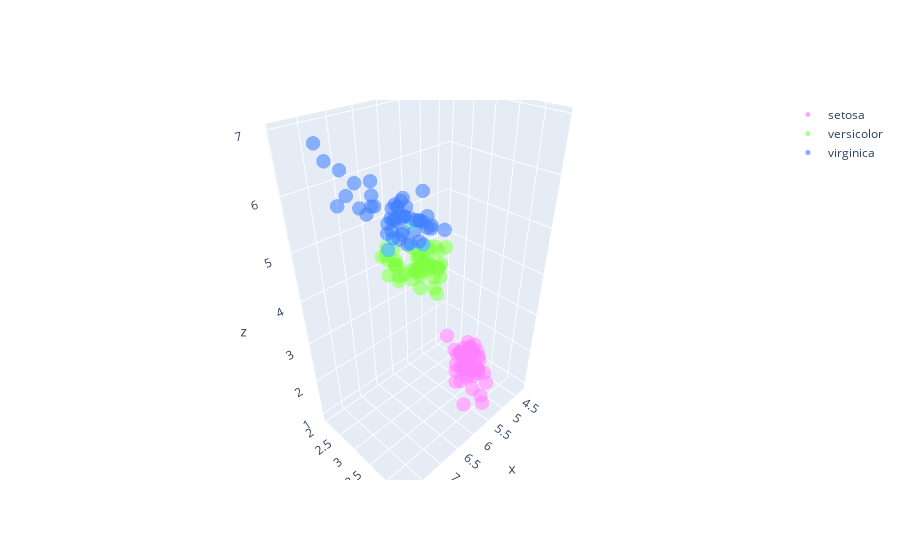

Notebook cell for this chart:
### Code cell
# Iris-setosa
trace_setosa = go.Scatter3d(
                        x = i_setosa['Sepal.Length'],
                        y = i_setosa['Sepal.Width'],
                        z = i_setosa['Petal.Length'],
                        mode = 'markers',
                        opacity = 0.7,
                        name = "setosa",
                        marker = dict(
                                    size = 5,
                                    color = 'rgba(255,102, 255,0.8)'
                        )
)

# Iris-versicolor
trace_versicolor = go.Scatter3d(
                        x = i_versicolor['Sepal.Length'],
                        y = i_versicolor['Sepal.Width'],
                        z = i_versicolor['Petal.Length'],
                        mode = 'markers',
                        opacity = 0.7,
                        name = "versicolor",
                        marker = dict(
                                    size = 5,
                                    color = 'rgba(102, 255, 51, 0.8)'
                        )
)

# Iris-virginica
trace_virginica = go.Scatter3d(
                        x = i_virginica['Sepal.Length'],
                        y = i_virginica['Sepal.Width'],
                        z = i_virginica['Petal.Length'],
                        mode = 'markers',
                        opacity = 0.7,
                        name = "virginica",
                        marker = dict(
                                    size = 5,
                                    color = 'rgba(51, 102, 255, 0.8)'
                        )
)

list_3d = [trace_setosa, trace_versicolor, trace_virginica]

fig_3d = go.Figure(data = list_3d)
iplot(fig_3d)

### Figure 1 — Plotly figure (JSON) as saved in the notebook; plotly's stock layout.template omitted (floating-point values rounded to 4 significant figures)
{"data": [{"marker": {"color": "rgba(255,102, 255,0.8)", "size": 5}, "mode": "markers", "name": "setosa", "opacity": 0.7, "type": "scatter3d", "x": [5.1, 4.9, 4.7, 4.6, 5, 5.4, 4.6, 5, 4.4, 4.9, 5.4, 4.8, 4.8, 4.3, 5.8, 5.7, 5.4, 5.1, 5.7, 5.1, 5.4, 5.1, 4.6, 5.1, 4.8, 5, 5, 5.2, 5.2, 4.7, 4.8, 5.4, 5.2, 5.5, 4.9, 5, 5.5, 4.9, 4.4, 5.1, 5, 4.5, 4.4, 5, 5.1, 4.8, 5.1, 4.6, 5.3, 5], "y": [3.5, 3, 3.2, 3.1, 3.6, 3.9, 3.4, 3.4, 2.9, 3.1, 3.7, 3.4, 3, 3, 4, 4.4, 3.9, 3.5, 3.8, 3.8, 3.4, 3.7, 3.6, 3.3, 3.4, 3, 3.4, 3.5, 3.4, 3.2, 3.1, 3.4, 4.1, 4.2, 3.1, 3.2, 3.5, 3.6, 3, 3.4, 3.5, 2.3, 3.2, 3.5, 3.8, 3, 3.8, 3.2, 3.7, 3.3], "z": [1.4, 1.4, 1.3, 1.5, 1.4, 1.7, 1.4, 1.5, 1.4, 1.5, 1.5, 1.6, 1.4, 1.1, 1.2, 1.5, 1.3, 1.4, 1.7, 1.5, 1.7, 1.5, 1, 1.7, 1.9, 1.6, 1.6, 1.5, 1.4, 1.6, 1.6, 1.5, 1.5, 1.4, 1.5, 1.2, 1.3, 1.4, 1.3, 1.5, 1.3, 1.3, 1.3, 1.6, 1.9, 1.4, 1.6, 1.4, 1.5, 1.4]}, {"marker": {"color": "rgba(102, 255, 51, 0.8)", "size": 5}, "mode": "markers", "name": "versicolor", "opacity": 0.7, "type": "scatter3d", "x": [7, 6.4, 6.9, 5.5, 6.5, 5.7, 6.3, 4.9, 6.6, 5.2, 5, 5.9, 6, 6.1, 5.6, 6.7, 5.6, 5.8, 6.2, 5.6, 5.9, 6.1, 6.3, 6.1, 6.4, 6.6, 6.8, 6.7, 6, 5.7, 5.5, 5.5, 5.8, 6, 5.4, 6, 6.7, 6.3, 5.6, 5.5, 5.5, 6.1, 5.8, 5, 5.6, 5.7, 5.7, 6.2, 5.1, 5.7], "y": [3.2, 3.2, 3.1, 2.3, 2.8, 2.8, 3.3, 2.4, 2.9, 2.7, 2, 3, 2.2, 2.9, 2.9, 3.1, 3, 2.7, 2.2, 2.5, 3.2, 2.8, 2.5, 2.8, 2.9, 3, 2.8, 3, 2.9, 2.6, 2.4, 2.4, 2.7, 2.7, 3, 3.4, 3.1, 2.3, 3, 2.5, 2.6, 3, 2.6, 2.3, 2.7, 3, 2.9, 2.9, 2.5, 2.8], "z": [4.7, 4.5, 4.9, 4, 4.6, 4.5, 4.7, 3.3, 4.6, 3.9, 3.5, 4.2, 4, 4.7, 3.6, 4.4, 4.5, 4.1, 4.5, 3.9, 4.8, 4, 4.9, 4.7, 4.3, 4.4, 4.8, 5, 4.5, 3.5, 3.8, 3.7, 3.9, 5.1, 4.5, 4.5, 4.7, 4.4, 4.1, 4, 4.4, 4.6, 4, 3.3, 4.2, 4.2, 4.2, 4.3, 3, 4.1]}, {"marker": {"color": "rgba(51, 102, 255, 0.8)", "size": 5}, "mode": "markers", "name": "virginica", "opacity": 0.7, "type": "scatter3d", "x": [6.3, 5.8, 7.1, 6.3, 6.5, 7.6, 4.9, 7.3, 6.7, 7.2, 6.5, 6.4, 6.8, 5.7, 5.8, 6.4, 6.5, 7.7, 7.7, 6, 6.9, 5.6, 7.7, 6.3, 6.7, 7.2, 6.2, 6.1, 6.4, 7.2, 7.4, 7.9, 6.4, 6.3, 6.1, 7.7, 6.3, 6.4, 6, 6.9, 6.7, 6.9, 5.8, 6.8, 6.7, 6.7, 6.3, 6.5, 6.2, 5.9], "y": [3.3, 2.7, 3, 2.9, 3, 3, 2.5, 2.9, 2.5, 3.6, 3.2, 2.7, 3, 2.5, 2.8, 3.2, 3, 3.8, 2.6, 2.2, 3.2, 2.8, 2.8, 2.7, 3.3, 3.2, 2.8, 3, 2.8, 3, 2.8, 3.8, 2.8, 2.8, 2.6, 3, 3.4, 3.1, 3, 3.1, 3.1, 3.1, 2.7, 3.2, 3.3, 3, 2.5, 3, 3.4, 3], "z": [6, 5.1, 5.9, 5.6, 5.8, 6.6, 4.5, 6.3, 5.8, 6.1, 5.1, 5.3, 5.5, 5, 5.1, 5.3, 5.5, 6.7, 6.9, 5, 5.7, 4.9, 6.7, 4.9, 5.7, 6, 4.8, 4.9, 5.6, 5.8, 6.1, 6.4, 5.6, 5.1, 5.6, 6.1, 5.6, 5.5, 4.8, 5.4, 5.6, 5.1, 5.1, 5.9, 5.7, 5.2, 5, 5.2, 5.4, 5.1]}], "layout": {}}
